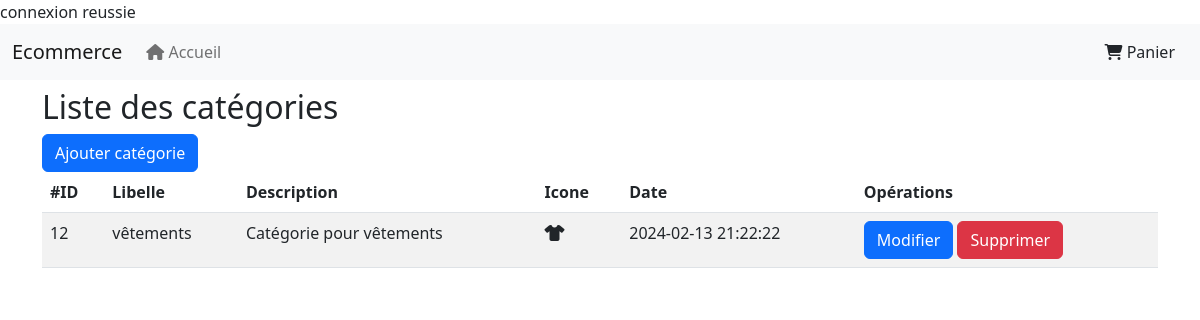
/ecommerce/categories.php, run on the app's committed database.
### tables this page shows
CREATE TABLE `categorie` (
  `id` int(11) NOT NULL,
  `libelle` varchar(100) NOT NULL,
  `description` varchar(255) NOT NULL,
  `date_creation` datetime NOT NULL DEFAULT current_timestamp(),
  `icone` varchar(200) NOT NULL
);

### ecommerce/categories.php (the view, shortened to what this page needs)
<!doctype html>
<html lang="en">
<head>
    <?php include 'include/head.php' ?>
</head>
<body>
<?php include 'include/nav.php' ?>
<div class="container py-2">
    <h2>Liste des catégories</h2>
    <a href="ajouter_categorie.php" class="btn btn-primary">Ajouter catégorie</a>
    <table class="table table-striped table-hover">
        <thead>
            <tr>
                <th>#ID</th>
                <th>Libelle</th>
                <th>Description</th>
                <th>Icone</th>
                <th>Date</th>
                <th>Opérations</th>
            </tr>
        </thead>
        <tbody>
        <?php
        require_once 'include/database.php';
        $categories = $pdo->query('SELECT * FROM categorie')->fetchAll(PDO::FETCH_ASSOC);
        foreach ($categories as $categorie){
            ?>
            <tr>
                <td><?php echo $categorie['id'] ?></td>
                <td><?php echo $categorie['libelle'] ?></td>
                <td><?php echo $categorie['description'] ?></td>
                <td>
                    <i class="fa <?php echo $categorie['icone'] ?>"></i>
                </td>
                <td><?php echo $categorie['date_creation'] ?></td>
                <td>
                    <a href="modifier_categorie.php?id=<?php echo $categorie['id'] ?>" class="btn btn-primary">Modifier</a>
                    <a href="supprimer_categorie.php?id=<?php echo $categorie['id'] ?>" onclick="return confirm('Voulez vous vraiment supprimer la catégorie <?php echo $categorie['libelle'] ?>');" class="btn btn-danger">Supprimer</a>
                </td>
            </tr>
            <?php
        }
        ?>
        </tbody>
    </table>
</div>
</body>
</html>

### data on the page
categorie: id "12", libelle "vêtements", description "Catégorie pour vêtements", date_creation "2024-02-13 21:22:22"
